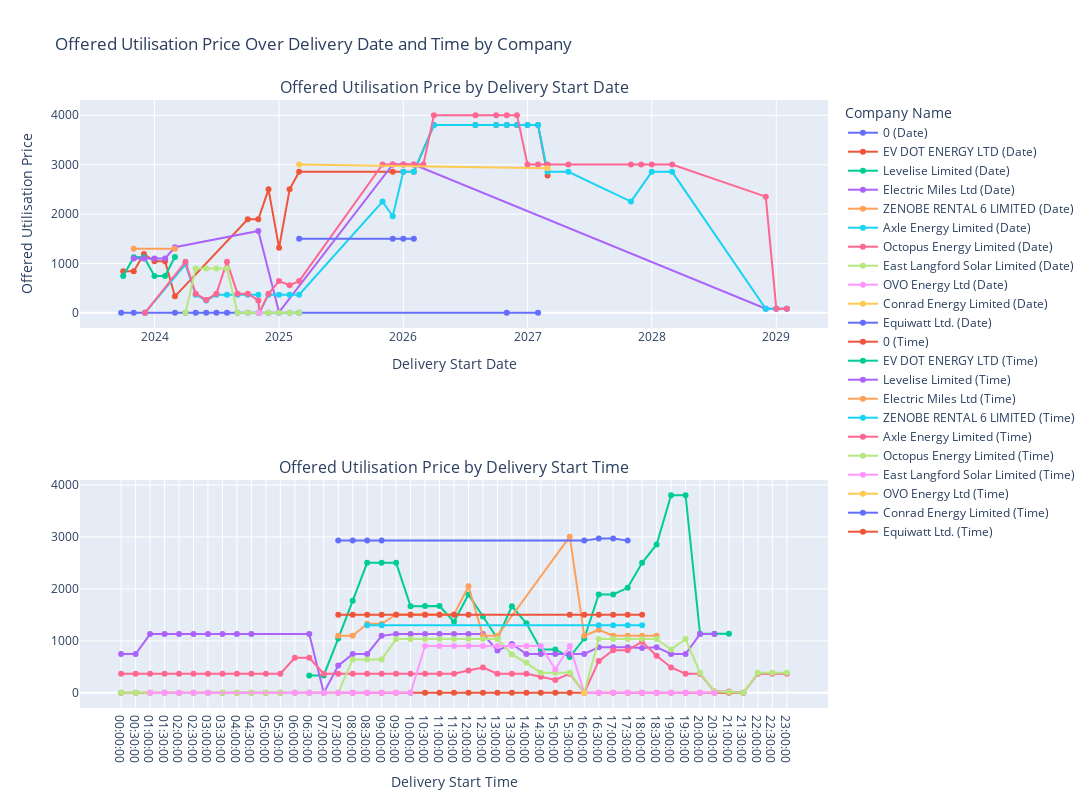

The notebook cell this image was saved under:
### Markdown cell above
### Timeseries of utilisations

### Code cell
# Group by 'Delivery Start Date' and 'Company Name', calculate median utilisation price
company_delivery_date = data.groupby(['Delivery Start Date', 'Company Name'])['Offered Utilisation Price'].median().reset_index()

# Group by 'Delivery Start Time' and 'Company Name', calculate median utilisation price
company_delivery_time = data.groupby(['Delivery Start Time', 'Company Name'])['Offered Utilisation Price'].median().reset_index()

# Get unique companies
companies = company_delivery_date['Company Name'].unique()

# Create subplots with two rows, one for date, one for time
fig = make_subplots(rows=2, cols=1, 
                    subplot_titles=('Offered Utilisation Price by Delivery Start Date', 
                                    'Offered Utilisation Price by Delivery Start Time'),
                    shared_yaxes=True)

# Add traces for each company for the Delivery Start Date subplot
for company in companies:
    company_data = company_delivery_date[company_delivery_date['Company Name'] == company]
    fig.add_trace(
        go.Scatter(x=company_data['Delivery Start Date'], 
                   y=company_data['Offered Utilisation Price'],
                   name=company + " (Date)", mode='lines+markers'),
        row=1, col=1
    )

# Add traces for each company for the Delivery Start Time subplot
for company in companies:
    company_data = company_delivery_time[company_delivery_time['Company Name'] == company]
    fig.add_trace(
        go.Scatter(x=company_data['Delivery Start Time'], 
                   y=company_data['Offered Utilisation Price'],
                   name=company + " (Time)", mode='lines+markers'),
        row=2, col=1
    )

# Update layout for the entire figure
fig.update_layout(
    title='Offered Utilisation Price Over Delivery Date and Time by Company',
    height=800, width=1800,
    hovermode='x unified',
    legend_title='Company Name'
)

# Add x-axis titles for both subplots
fig.update_xaxes(title_text='Delivery Start Date', row=1, col=1)
fig.update_xaxes(title_text='Delivery Start Time', row=2, col=1)

# Add y-axis title
fig.update_yaxes(title_text='Offered Utilisation Price', row=1, col=1)

# Show the plot
fig.show()

### Figure 1 — Plotly figure (JSON) as saved in the notebook; plotly's stock layout.template omitted (floating-point values rounded to 4 significant figures)
{"data": [{"mode": "lines+markers", "name": "0 (Date)", "type": "scatter", "x": ["2023-09-25T00:00:00", "2023-11-01T00:00:00", "2023-12-04T00:00:00", "2024-03-01T00:00:00", "2024-04-01T00:00:00", "2024-05-01T00:00:00", "2024-06-01T00:00:00", "2024-07-01T00:00:00", "2024-08-01T00:00:00", "2024-09-01T00:00:00", "2024-10-01T00:00:00", "2024-11-01T00:00:00", "2024-11-04T00:00:00", "2024-12-01T00:00:00", "2025-01-01T00:00:00", "2025-02-01T00:00:00", "2025-03-01T00:00:00", "2026-11-01T00:00:00", "2027-02-01T00:00:00"], "xaxis": "x", "y": [0, 0, 0, 0, 0, 0, 0, 0, 0, 0, 0, 0, 0, 0, 0, 0, 0, 0, 0], "yaxis": "y"}, {"mode": "lines+markers", "name": "EV DOT ENERGY LTD (Date)", "type": "scatter", "x": ["2023-10-01T00:00:00", "2023-11-01T00:00:00", "2023-12-01T00:00:00", "2024-01-01T00:00:00", "2024-02-01T00:00:00", "2024-03-01T00:00:00", "2024-10-01T00:00:00", "2024-11-01T00:00:00", "2024-12-01T00:00:00", "2025-01-01T00:00:00", "2025-02-01T00:00:00", "2025-03-01T00:00:00", "2025-12-01T00:00:00", "2026-01-01T00:00:00", "2026-02-01T00:00:00", "2026-04-01T00:00:00", "2026-08-01T00:00:00", "2026-10-01T00:00:00", "2026-11-01T00:00:00", "2026-12-01T00:00:00", "2027-01-01T00:00:00", "2027-02-01T00:00:00", "2027-03-01T00:00:00"], "xaxis": "x", "y": [841, 841, 1191, 1044, 1044, 334, 1893.0, 1893.0, 2500, 1316.0, 2500, 2855.0, 2855.0, 2855.0, 2855.0, 3803.0, 3803.0, 3803.0, 3803.0, 3803.0, 3803.0, 3803.0, 2782.0], "yaxis": "y"}, {"mode": "lines+markers", "name": "Levelise Limited (Date)", "type": "scatter", "x": ["2023-10-01T00:00:00", "2023-11-01T00:00:00", "2023-12-01T00:00:00", "2024-01-01T00:00:00", "2024-02-01T00:00:00", "2024-03-01T00:00:00"], "xaxis": "x", "y": [747.8, 1126.0, 1128.0, 747.8, 747.8, 1130.0], "yaxis": "y"}, {"mode": "lines+markers", "name": "Electric Miles Ltd (Date)", "type": "scatter", "x": ["2023-11-01T00:00:00", "2023-12-01T00:00:00", "2024-01-01T00:00:00", "2024-02-01T00:00:00", "2024-03-01T00:00:00", "2024-11-01T00:00:00", "2025-01-01T00:00:00", "2025-12-01T00:00:00", "2026-01-01T00:00:00", "2026-02-01T00:00:00", "2028-12-01T00:00:00", "2029-01-01T00:00:00", "2029-02-01T00:00:00"], "xaxis": "x", "y": [1098, 1098, 1098, 1098, 1328, 1658, 14.3, 3004, 3004, 3004, 84.4, 84.4, 84.4], "yaxis": "y"}, {"mode": "lines+markers", "name": "ZENOBE RENTAL 6 LIMITED (Date)", "type": "scatter", "x": ["2023-11-01T00:00:00", "2024-03-01T00:00:00"], "xaxis": "x", "y": [1299, 1299], "yaxis": "y"}, {"mode": "lines+markers", "name": "Axle Energy Limited (Date)", "type": "scatter", "x": ["2023-12-04T00:00:00", "2024-04-01T00:00:00", "2024-05-01T00:00:00", "2024-06-01T00:00:00", "2024-07-01T00:00:00", "2024-08-01T00:00:00", "2024-09-01T00:00:00", "2024-10-01T00:00:00", "2024-11-01T00:00:00", "2024-11-04T00:00:00", "2024-12-01T00:00:00", "2025-01-01T00:00:00", "2025-02-01T00:00:00", "2025-03-01T00:00:00", "2025-11-01T00:00:00", "2025-12-01T00:00:00", "2026-01-01T00:00:00", "2026-02-01T00:00:00", "2026-04-01T00:00:00", "2026-08-01T00:00:00", "2026-10-01T00:00:00", "2026-11-01T00:00:00", "2026-12-01T00:00:00", "2027-01-01T00:00:00", "2027-02-01T00:00:00", "2027-03-01T00:00:00", "2027-05-01T00:00:00", "2027-11-01T00:00:00", "2028-01-01T00:00:00", "2028-03-01T00:00:00", "2028-12-01T00:00:00", "2029-01-01T00:00:00", "2029-02-01T00:00:00"], "xaxis": "x", "y": [0, 982.8, 368.9, 247.9, 368.9, 368.9, 368.9, 368.9, 368.9, 0, 368.9, 368.9, 368.9, 368.9, 2254.0, 1956.0, 2855.0, 2855.0, 3803.0, 3803.0, 3803.0, 3803.0, 3803.0, 3803.0, 3803.0, 2855.0, 2855.0, 2254.0, 2855.0, 2855.0, 81.13, 81.13, 81.13], "yaxis": "y"}, {"mode": "lines+markers", "name": "Octopus Energy Limited (Date)", "type": "scatter", "x": ["2023-12-04T00:00:00", "2024-04-01T00:00:00", "2024-05-01T00:00:00", "2024-06-01T00:00:00", "2024-07-01T00:00:00", "2024-08-01T00:00:00", "2024-09-01T00:00:00", "2024-10-01T00:00:00", "2024-11-01T00:00:00", "2024-11-04T00:00:00", "2024-12-01T00:00:00", "2025-01-01T00:00:00", "2025-02-01T00:00:00", "2025-03-01T00:00:00", "2025-11-01T00:00:00", "2025-12-01T00:00:00", "2026-01-01T00:00:00", "2026-02-01T00:00:00", "2026-03-01T00:00:00", "2026-04-01T00:00:00", "2026-08-01T00:00:00", "2026-10-01T00:00:00", "2026-11-01T00:00:00", "2026-12-01T00:00:00", "2027-01-01T00:00:00", "2027-02-01T00:00:00", "2027-03-01T00:00:00", "2027-05-01T00:00:00", "2027-11-01T00:00:00", "2027-12-01T00:00:00", "2028-01-01T00:00:00", "2028-03-01T00:00:00", "2028-12-01T00:00:00", "2029-01-01T00:00:00", "2029-02-01T00:00:00"], "xaxis": "x", "y": [0, 1035.0, 388.3, 261, 388.3, 1035.0, 388.3, 388.3, 252, 0, 388.3, 643.1, 560, 643.1, 3005, 3005, 3005, 3005, 3005, 4003.0, 4003.0, 4003.0, 4003.0, 4003.0, 3005, 3005, 3005, 3005, 3005, 3005, 3005, 3005, 2353, 85.4, 85.4], "yaxis": "y"}, {"mode": "lines+markers", "name": "East Langford Solar Limited (Date)", "type": "scatter", "x": ["2024-04-01T00:00:00", "2024-05-01T00:00:00", "2024-06-01T00:00:00", "2024-07-01T00:00:00", "2024-08-01T00:00:00", "2024-09-01T00:00:00", "2024-10-01T00:00:00", "2024-11-01T00:00:00", "2024-12-01T00:00:00", "2025-01-01T00:00:00", "2025-02-01T00:00:00", "2025-03-01T00:00:00"], "xaxis": "x", "y": [0, 900, 900, 900, 900, 0, 0, 0, 0, 0, 0, 0], "yaxis": "y"}, {"mode": "lines+markers", "name": "OVO Energy Ltd (Date)", "type": "scatter", "x": ["2024-11-04T00:00:00"], "xaxis": "x", "y": [0], "yaxis": "y"}, {"mode": "lines+markers", "name": "Conrad Energy Limited (Date)", "type": "scatter", "x": ["2025-03-01T00:00:00", "2027-03-01T00:00:00"], "xaxis": "x", "y": [3005, 2928], "yaxis": "y"}, {"mode": "lines+markers", "name": "Equiwatt Ltd. (Date)", "type": "scatter", "x": ["2025-03-01T00:00:00", "2025-12-01T00:00:00", "2026-01-01T00:00:00", "2026-02-01T00:00:00"], "xaxis": "x", "y": [1500, 1500, 1500, 1500], "yaxis": "y"}, {"mode": "lines+markers", "name": "0 (Time)", "type": "scatter", "x": ["00:00:00", "00:30:00", "01:00:00", "01:30:00", "02:00:00", "02:30:00", "03:00:00", "03:30:00", "04:00:00", "04:30:00", "05:00:00", "05:30:00", "06:00:00", "06:30:00", "07:00:00", "07:30:00", "08:00:00", "08:30:00", "09:00:00", "09:30:00", "10:00:00", "10:30:00", "11:00:00", "11:30:00", "12:00:00", "12:30:00", "13:00:00", "13:30:00", "14:00:00", "14:30:00", "15:00:00", "15:30:00", "16:00:00", "16:30:00", "17:00:00", "17:30:00", "18:00:00", "18:30:00", "19:00:00", "19:30:00", "20:00:00", "20:30:00", "21:00:00", "21:30:00"], "xaxis": "x2", "y": [0, 0, 0, 0, 0, 0, 0, 0, 0, 0, 0, 0, 0, 0, 0, 0, 0, 0, 0, 0, 0, 0, 0, 0, 0, 0, 0, 0, 0, 0, 0, 0, 0, 0, 0, 0, 0, 0, 0, 0, 0, 0, 0, 0], "yaxis": "y2"}, {"mode": "lines+markers", "name": "EV DOT ENERGY LTD (Time)", "type": "scatter", "x": ["06:30:00", "07:00:00", "07:30:00", "08:00:00", "08:30:00", "09:00:00", "09:30:00", "10:00:00", "10:30:00", "11:00:00", "11:30:00", "12:00:00", "12:30:00", "13:00:00", "13:30:00", "14:00:00", "14:30:00", "15:00:00", "15:30:00", "16:00:00", "16:30:00", "17:00:00", "17:30:00", "18:00:00", "18:30:00", "19:00:00", "19:30:00", "20:00:00", "20:30:00", "21:00:00"], "xaxis": "x2", "y": [334, 334, 1044, 1772, 2500, 2500, 2500, 1666, 1670.0, 1670.0, 1367.0, 1893.0, 1468.0, 1044, 1666, 1338, 836, 836, 689, 1044, 1893.0, 1893.0, 2020.0, 2500, 2855.0, 3803.0, 3803.0, 1139.0, 1139.0, 1139.0], "yaxis": "y2"}, {"mode": "lines+markers", "name": "Levelise Limited (Time)", "type": "scatter", "x": ["00:00:00", "00:30:00", "01:00:00", "01:30:00", "02:00:00", "02:30:00", "03:00:00", "03:30:00", "04:00:00", "04:30:00", "06:30:00", "07:00:00", "07:30:00", "08:00:00", "08:30:00", "09:00:00", "09:30:00", "10:00:00", "10:30:00", "11:00:00", "11:30:00", "12:00:00", "12:30:00", "13:00:00", "13:30:00", "14:00:00", "14:30:00", "15:00:00", "15:30:00", "16:00:00", "16:30:00", "17:00:00", "17:30:00", "18:00:00", "18:30:00", "19:00:00", "19:30:00", "20:00:00", "20:30:00"], "xaxis": "x2", "y": [747.8, 747.8, 1130.0, 1130.0, 1130.0, 1130.0, 1130.0, 1130.0, 1130.0, 1130.0, 1130.0, 0, 523.8, 747.8, 747.8, 1097.0, 1130.0, 1130.0, 1130.0, 1130.0, 1130.0, 1130.0, 1130.0, 813.5, 938.8, 747.8, 747.8, 747.8, 747.8, 747.8, 879.2, 879.2, 879.2, 864.3, 879.2, 747.8, 747.8, 1130.0, 1130.0], "yaxis": "y2"}, {"mode": "lines+markers", "name": "Electric Miles Ltd (Time)", "type": "scatter", "x": ["07:30:00", "08:00:00", "08:30:00", "09:00:00", "09:30:00", "10:00:00", "10:30:00", "11:00:00", "11:30:00", "12:00:00", "12:30:00", "13:00:00", "15:30:00", "16:00:00", "16:30:00", "17:00:00", "17:30:00", "18:00:00", "18:30:00"], "xaxis": "x2", "y": [1098, 1098, 1328, 1328, 1509.0, 1509.0, 1509.0, 1509.0, 1509.0, 2051, 1098, 1098, 3004, 1098, 1213, 1098, 1098, 1098, 1098], "yaxis": "y2"}, {"mode": "lines+markers", "name": "ZENOBE RENTAL 6 LIMITED (Time)", "type": "scatter", "x": ["08:30:00", "09:00:00", "16:30:00", "17:00:00", "17:30:00", "18:00:00"], "xaxis": "x2", "y": [1299, 1299, 1299, 1299, 1299, 1299], "yaxis": "y2"}, {"mode": "lines+markers", "name": "Axle Energy Limited (Time)", "type": "scatter", "x": ["00:00:00", "00:30:00", "01:00:00", "01:30:00", "02:00:00", "02:30:00", "03:00:00", "03:30:00", "04:00:00", "04:30:00", "05:00:00", "05:30:00", "06:00:00", "06:30:00", "07:00:00", "07:30:00", "08:00:00", "08:30:00", "09:00:00", "09:30:00", "10:00:00", "10:30:00", "11:00:00", "11:30:00", "12:00:00", "12:30:00", "13:00:00", "13:30:00", "14:00:00", "14:30:00", "15:00:00", "15:30:00", "16:00:00", "16:30:00", "17:00:00", "17:30:00", "18:00:00", "18:30:00", "19:00:00", "19:30:00", "20:00:00", "20:30:00", "21:00:00", "21:30:00", "22:00:00", "22:30:00", "23:00:00"], "xaxis": "x2", "y": [368.9, 368.9, 368.9, 368.9, 368.9, 368.9, 368.9, 368.9, 368.9, 368.9, 368.9, 368.9, 675.8, 675.8, 368.9, 368.9, 368.9, 368.9, 368.9, 368.9, 368.9, 368.9, 368.9, 368.9, 428.1, 487.4, 368.9, 368.9, 368.9, 308.4, 247.9, 368.9, 0, 610.9, 820.1, 820.1, 982.8, 715.1, 487.4, 368.9, 368.9, 25.65, 25.65, 3.8, 368.9, 368.9, 368.9], "yaxis": "y2"}, {"mode": "lines+markers", "name": "Octopus Energy Limited (Time)", "type": "scatter", "x": ["00:00:00", "00:30:00", "01:00:00", "01:30:00", "02:00:00", "02:30:00", "03:00:00", "03:30:00", "04:00:00", "04:30:00", "05:00:00", "05:30:00", "06:00:00", "06:30:00", "07:00:00", "07:30:00", "08:00:00", "08:30:00", "09:00:00", "09:30:00", "10:00:00", "10:30:00", "11:00:00", "11:30:00", "12:00:00", "12:30:00", "13:00:00", "13:30:00", "14:00:00", "14:30:00", "15:00:00", "15:30:00", "16:00:00", "16:30:00", "17:00:00", "17:30:00", "18:00:00", "18:30:00", "19:00:00", "19:30:00", "20:00:00", "20:30:00", "21:00:00", "21:30:00", "22:00:00", "22:30:00", "23:00:00"], "xaxis": "x2", "y": [0, 0, 0, 0, 0, 0, 0, 0, 0, 0, 0, 0, 0, 0, 0, 0, 643.1, 643.1, 643.1, 1035.0, 1035.0, 1035.0, 1035.0, 1035.0, 1035.0, 1035.0, 1035.0, 738.0, 578.0, 388.3, 388.3, 388.3, 0, 1035.0, 1035.0, 1035.0, 1035.0, 1035.0, 833, 1035.0, 388.3, 27, 15.5, 4, 388.3, 388.3, 388.3], "yaxis": "y2"}, {"mode": "lines+markers", "name": "East Langford Solar Limited (Time)", "type": "scatter", "x": ["01:00:00", "01:30:00", "02:00:00", "02:30:00", "03:00:00", "06:00:00", "06:30:00", "07:00:00", "07:30:00", "08:00:00", "08:30:00", "09:00:00", "09:30:00", "10:00:00", "10:30:00", "11:00:00", "11:30:00", "12:00:00", "12:30:00", "13:00:00", "13:30:00", "14:00:00", "14:30:00", "15:00:00", "15:30:00", "16:00:00", "16:30:00", "17:00:00", "17:30:00", "18:00:00", "18:30:00", "19:00:00", "19:30:00", "20:00:00", "20:30:00"], "xaxis": "x2", "y": [0, 0, 0, 0, 0, 0, 0, 0, 0, 0, 0, 0, 0, 0, 900, 900, 900, 900, 900, 900, 900, 900, 900, 450, 900, 0, 0, 0, 0, 0, 0, 0, 0, 0, 0], "yaxis": "y2"}, {"mode": "lines+markers", "name": "OVO Energy Ltd (Time)", "type": "scatter", "x": ["16:00:00"], "xaxis": "x2", "y": [0], "yaxis": "y2"}, {"mode": "lines+markers", "name": "Conrad Energy Limited (Time)", "type": "scatter", "x": ["07:30:00", "08:00:00", "08:30:00", "09:00:00", "16:00:00", "16:30:00", "17:00:00", "17:30:00"], "xaxis": "x2", "y": [2928, 2928, 2928, 2928, 2928, 2966.0, 2966.0, 2928], "yaxis": "y2"}, {"mode": "lines+markers", "name": "Equiwatt Ltd. (Time)", "type": "scatter", "x": ["07:30:00", "08:00:00", "08:30:00", "09:00:00", "09:30:00", "10:00:00", "10:30:00", "11:00:00", "11:30:00", "12:00:00", "15:30:00", "16:00:00", "16:30:00", "17:00:00", "17:30:00", "18:00:00"], "xaxis": "x2", "y": [1500, 1500, 1500, 1500, 1500, 1500, 1500, 1500, 1500, 1500, 1500, 1500, 1500, 1500, 1500, 1500], "yaxis": "y2"}], "layout": {"annotations": [{"font": {"size": 16}, "showarrow": false, "text": "Offered Utilisation Price by Delivery Start Date", "x": 0.5, "xanchor": "center", "xref": "paper", "y": 1, "yanchor": "bottom", "yref": "paper"}, {"font": {"size": 16}, "showarrow": false, "text": "Offered Utilisation Price by Delivery Start Time", "x": 0.5, "xanchor": "center", "xref": "paper", "y": 0.375, "yanchor": "bottom", "yref": "paper"}], "height": 800, "hovermode": "x unified", "legend": {"title": {"text": "Company Name"}}, "title": {"text": "Offered Utilisation Price Over Delivery Date and Time by Company"}, "width": 1800, "xaxis": {"anchor": "y", "domain": [0, 1], "title": {"text": "Delivery Start Date"}}, "xaxis2": {"anchor": "y2", "domain": [0, 1], "title": {"text": "Delivery Start Time"}}, "yaxis": {"anchor": "x", "domain": [0.625, 1], "title": {"text": "Offered Utilisation Price"}}, "yaxis2": {"anchor": "x2", "domain": [0, 0.375]}}}
